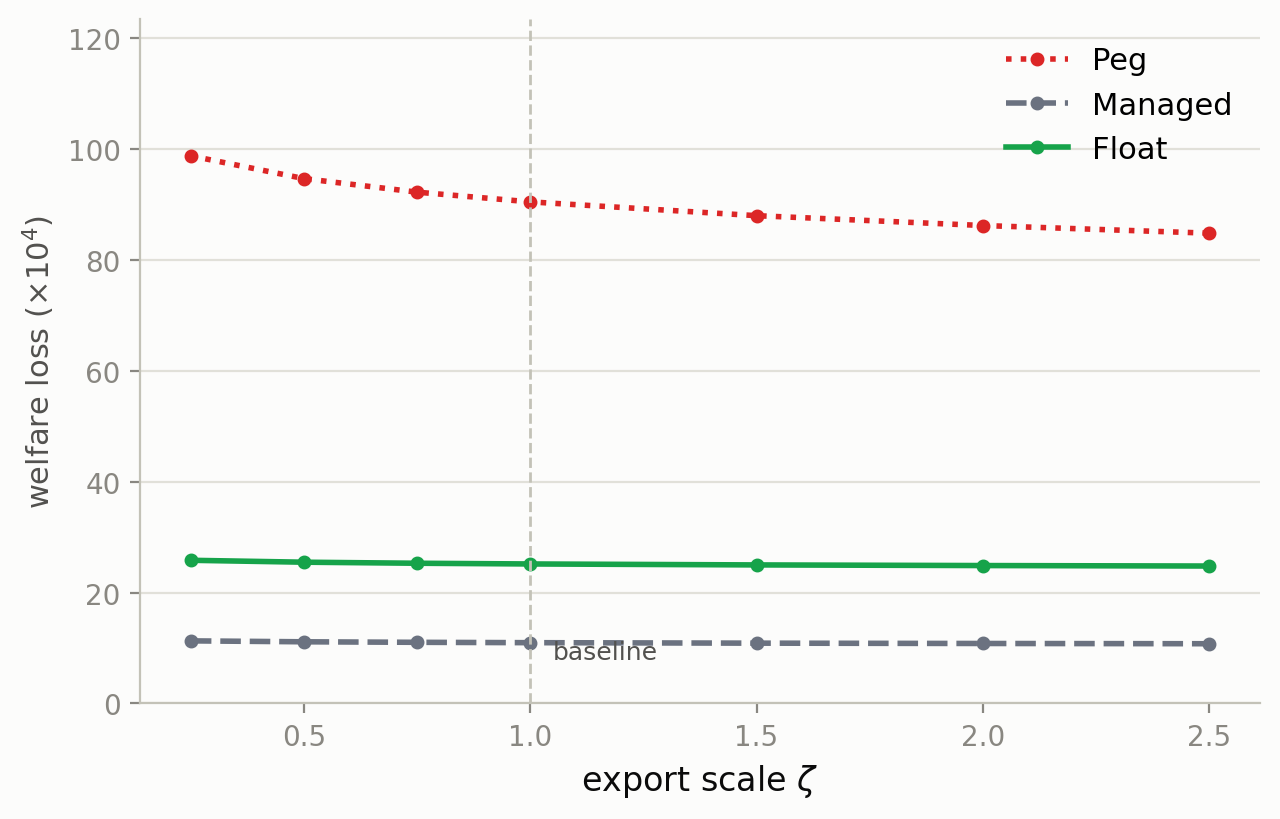

Source code (Python):
import matplotlib
matplotlib.use("Agg")
import matplotlib.pyplot as plt

zeta = [0.25, 0.50, 0.75, 1.00, 1.50, 2.00, 2.50]
zeta_peg     = [98.7374, 94.6417, 92.1972, 90.4454, 87.9569, 86.1814, 84.8007]
zeta_managed = [11.2843, 11.1172, 11.0230, 10.9584, 10.8709, 10.8118, 10.7680]
zeta_float   = [25.8147, 25.4700, 25.2804, 25.1519, 24.9798, 24.8646, 24.7791]

COLOR_PEG = "#dc2626"
COLOR_MANAGED = "#6b7280"
COLOR_FLOAT = "#16a34a"
SURFACE = "#fcfcfb"

fig, ax = plt.subplots(1, 1, figsize=(6.5, 4.2), dpi=200)
fig.patch.set_facecolor(SURFACE)

ax.set_facecolor(SURFACE)
ax.plot(zeta, zeta_peg, color=COLOR_PEG, linestyle=":", marker="o", markersize=4,
        linewidth=2, label="Peg")
ax.plot(zeta, zeta_managed, color=COLOR_MANAGED, linestyle="--", marker="o", markersize=4,
        linewidth=2, label="Managed")
ax.plot(zeta, zeta_float, color=COLOR_FLOAT, linestyle="-", marker="o", markersize=4,
        linewidth=2, label="Float")
ax.axvline(1.0, color="#c3c2b7", linestyle="--", linewidth=1)
ax.text(1.05, 8, "baseline", fontsize=9, color="#52514e")
ax.set_xlabel(r"export scale $\zeta$", fontsize=12, color="#0b0b0b")
ax.set_ylabel("welfare loss ($\\times10^4$)", fontsize=11, color="#52514e")
ax.spines["top"].set_visible(False)
ax.spines["right"].set_visible(False)
ax.spines["left"].set_color("#c3c2b7")
ax.spines["bottom"].set_color("#c3c2b7")
ax.tick_params(colors="#898781", labelsize=10)
ax.yaxis.grid(True, color="#e1e0d9", linewidth=0.8, zorder=0)
ax.set_axisbelow(True)
ax.set_ylim(0, max(zeta_peg) * 1.25)

ax.legend(loc="upper right", frameon=False, fontsize=11)

fig.tight_layout()
fig.savefig("export_openness_concentration.pdf", facecolor=fig.get_facecolor(), bbox_inches="tight")
fig.savefig("export_openness_concentration.png", facecolor=fig.get_facecolor(), bbox_inches="tight")
print("saved")
